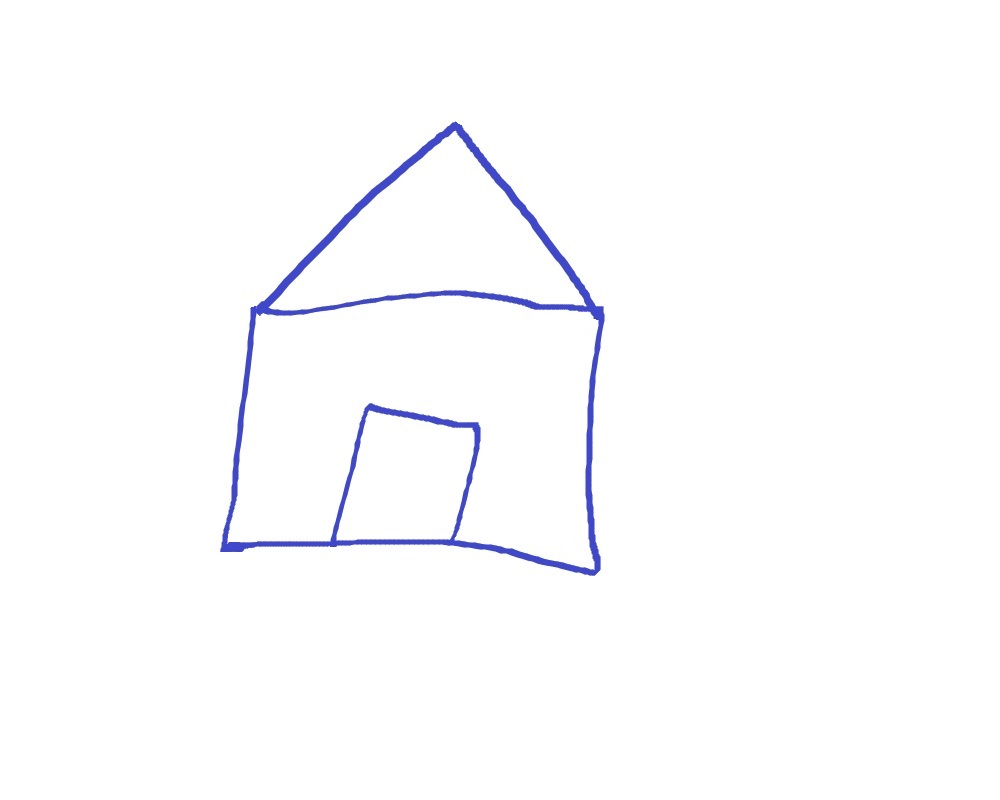
#> input picture images/house.jpg, 1000 x 800 px
$ jupyter execute Countour_approximation.ipynb   (older library calls are emulated)
#> lines starting #> are read from the running program, lines starting #| are printed output that depends on the picture; after the words box and inside, x2 and y2 are one past the last pixel; in counts of white or black regions, pixels touching at a corner belong together
# Approximation Contours

[cell 1]
import numpy as np
import cv2

[cell 2]
images =cv2.imread("images/house.jpg")
#> images is the input picture: shape (800, 1000, 3); mean B, G, R 253.8, 252.1, 251.9
cv2.imshow("Original Image", images)
cv2.waitKey()
cv2.destroyAllWindows()

Drawing the basic contours on the image

[cell 3]
# Importing the images and make copy of that
images =cv2.imread("images/house.jpg")
image_copy=images.copy()
image_copy1 =images.copy()

# Showing the Original Image
cv2.imshow("Original Image", image_copy)
cv2.waitKey()

# Gray scale conversion and ege detection
gray =cv2.cvtColor(images, cv2.COLOR_BGR2GRAY)
edge =cv2.Canny(gray, 20, 150)
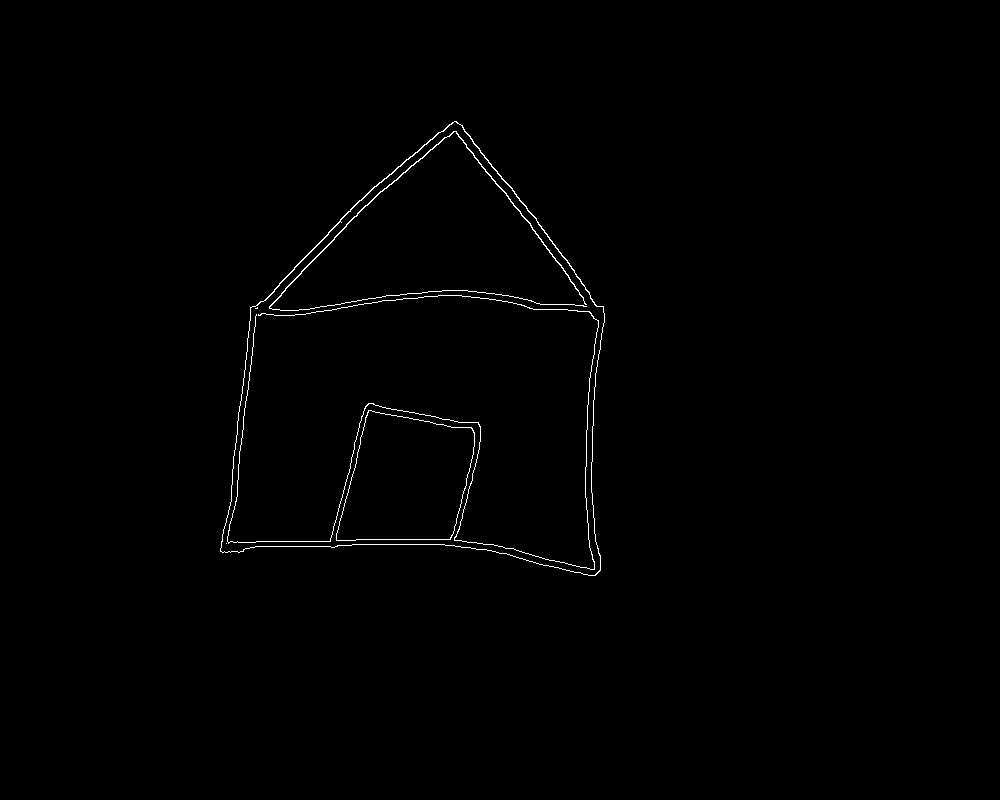
#> edge: shape (800, 1000); 0.57% white in thin lines or dots, all inside (x1, y1, x2, y2) = (220, 121, 605, 576)

#Contour conversion
image, contours, hierarchy =cv2.findContours(edge, cv2.RETR_LIST, cv2.CHAIN_APPROX_SIMPLE)
#> contours = 8 contours, 2 with area under 20; largest, box (x1, y1, x2, y2) and area: (220, 121, 605, 576) 121080, (220, 121, 605, 576) 120759, (336, 410, 475, 541) 13702, (336, 410, 475, 541) 13690, (269, 131, 587, 311) 299, (227, 295, 599, 570) 33
cv2.drawContours(image_copy1, contours, -1, (0,255,0), 3)
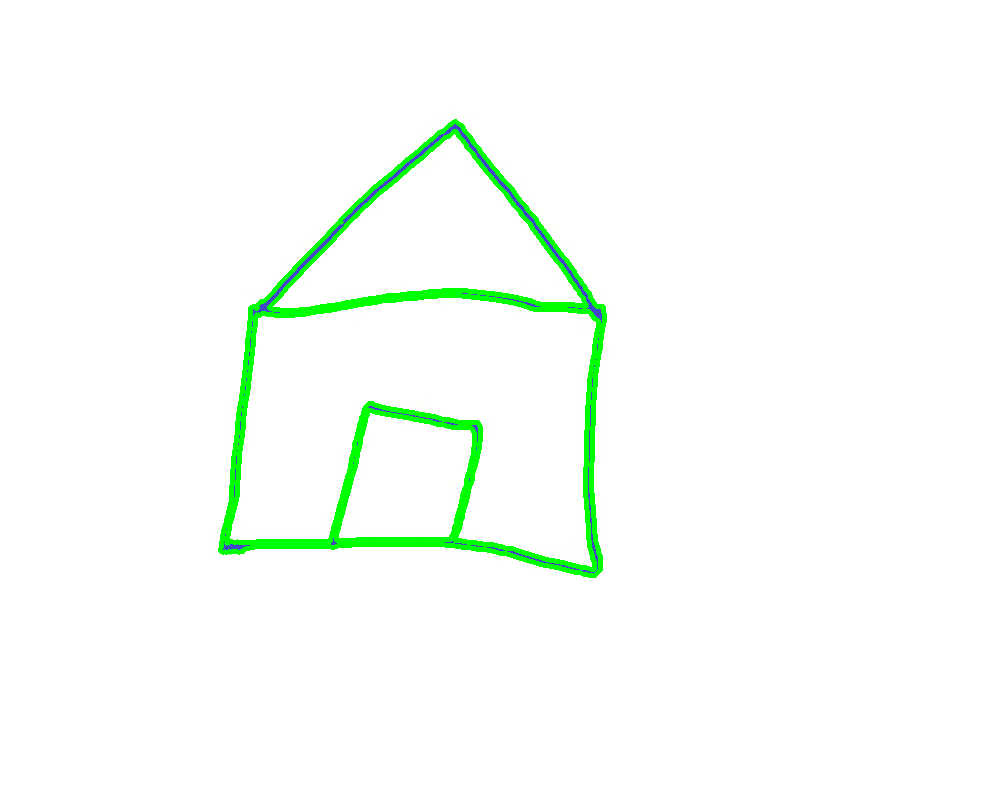
#> image_copy1: shape (800, 1000, 3); 2.48% of pixels changed, all inside (x1, y1, x2, y2) = (218, 119, 607, 578)
#cv2.imshow("Contour Function Display Image", image_copy1)
#cv2.waitKey()

# Counter recatngle drawing process
for c in contours:
    x, y, w, h=cv2.boundingRect(c)
    cv2.rectangle(images, (x,y), (x+w,y+h), (0,0,255), 2)
    cv2.imshow("Bounding Rectangle", images)
#> this loop made 8 passes
#> (x, y, w, h) on passes 1, 2, 3, 5, 6, 7, 8: (226, 543, 1, 1), (336, 410, 139, 131), (336, 410, 139, 131), (227, 295, 372, 275), (269, 131, 318, 180), (220, 121, 385, 455), (220, 121, 385, 455)
#> (c, x, y, w, h) on pass 4: ([[257, 307], [256, 308], [255, 308], [257, 308]], 255, 307, 3, 2)
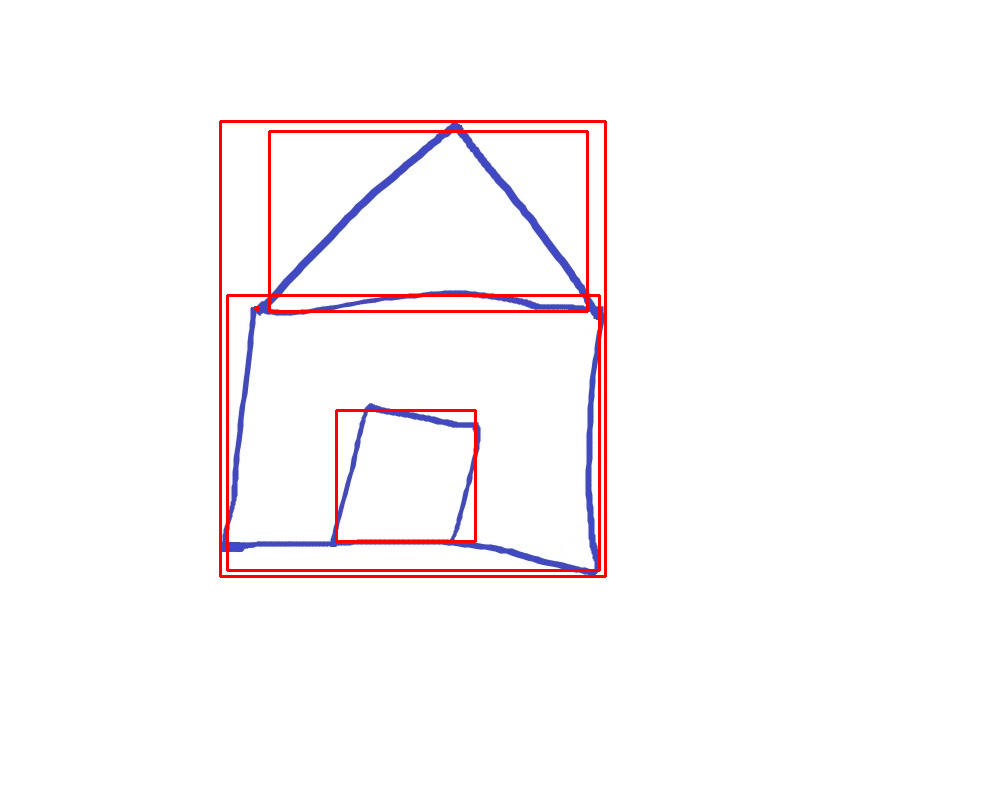
#> images: shape (800, 1000, 3); 1.69% of pixels changed, all inside (x1, y1, x2, y2) = (219, 120, 607, 578)

cv2.waitKey()

#Iterate through each counter and calculate approx counter for each
for c in contours:
    #Calculate accuracy as a percent of countour perametre
    accuracy =0.01*cv2.arcLength(c, True)
    approx =cv2.approxPolyDP(c, accuracy, True)
    cv2.drawContours(image_copy, [approx], 0, (0,255,0), 2)
    cv2.imshow("Approx Ploy DP", image_copy)
#> this loop made 8 passes
#> accuracy on passes 2, 3, 5, 6, 7, 8: 4.89, 4.91, 30.34, 16.48, 14.7, 14.7
#> (accuracy, approx) on passes 1, 4: (0, [[226, 543]]), (0.0541, [[257, 307], [256, 308], [255, 308], [257, 308]])
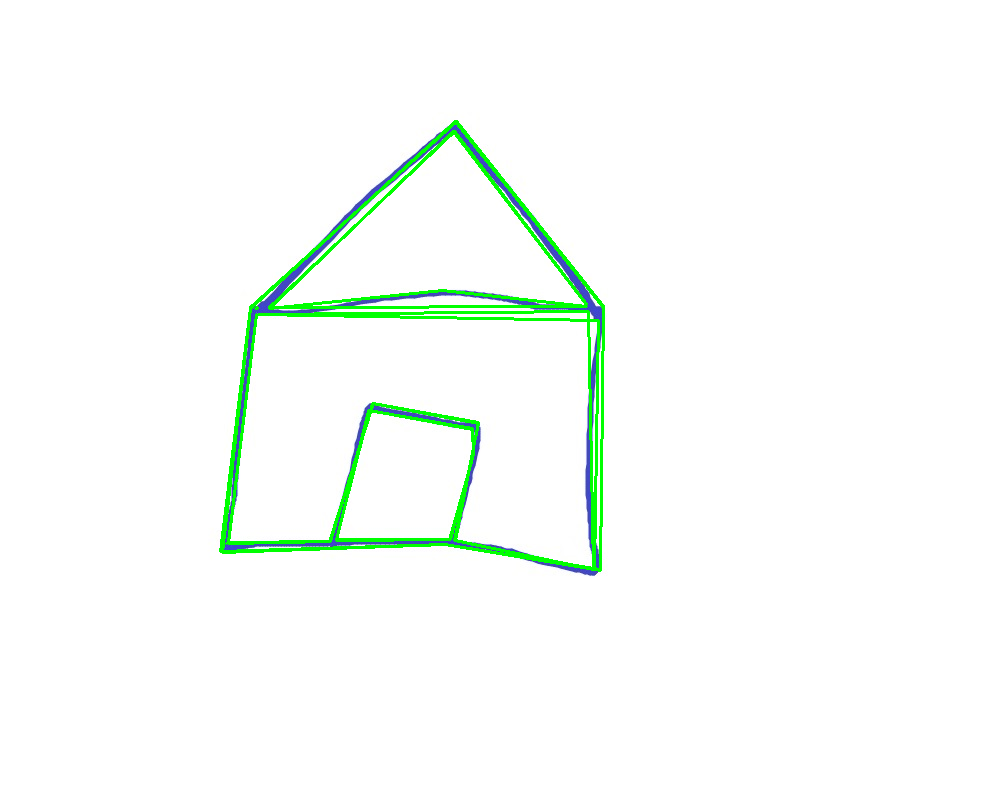
#> image_copy: shape (800, 1000, 3); 1.95% of pixels changed, all inside (x1, y1, x2, y2) = (219, 120, 605, 572)

#cv2.imshow("Contour Image", images)
cv2.waitKey()
cv2.destroyAllWindows()

Another Example to state this process

[cell 4]
# Importing the images and make copy of that
images =cv2.imread("images/hand.jpg")
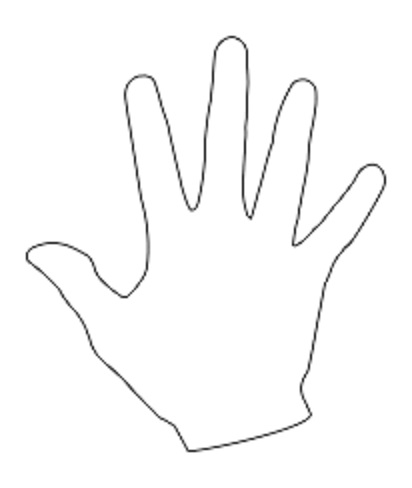
#> input picture images/hand.jpg, 412 x 488 px
#> images is the input picture: shape (488, 412, 3); min 28, max 255, mean 250.3
image_copy=images.copy()
image_copy1 =images.copy()

# Showing the Original Image
cv2.imshow("Original Image", image_copy)
cv2.waitKey()

# Gray scale conversion and ege detection
gray =cv2.cvtColor(images, cv2.COLOR_BGR2GRAY)
#> gray: shape (488, 412)
edge =cv2.Canny(gray, 20, 150)
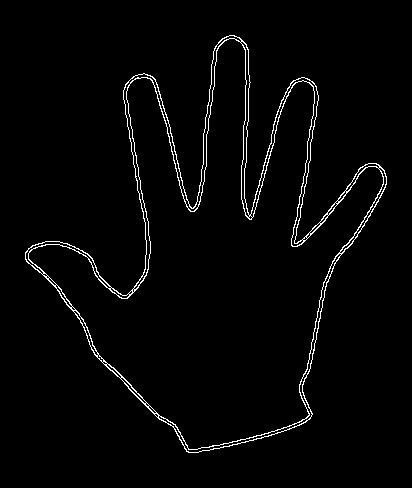
#> edge: shape (488, 412); 2.3% white in thin lines or dots, all inside (x1, y1, x2, y2) = (25, 35, 387, 453)

# Counter recatngle drawing process
for c in contours:
    x, y, w, h=cv2.boundingRect(c)
    cv2.rectangle(images, (x,y), (x+w,y+h), (0,0,255), 2)
    cv2.imshow("Bounding Rectangle", images)
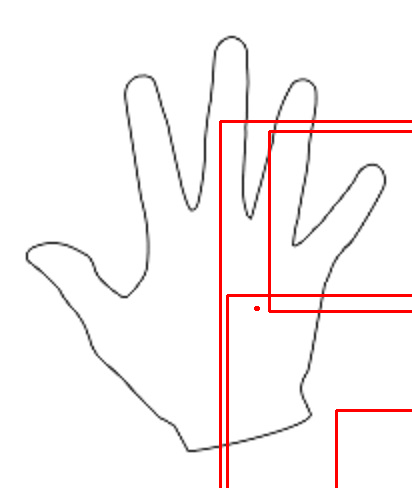
#> images: shape (488, 412, 3); 2.32% of pixels changed, all inside (x1, y1, x2, y2) = (219, 120, 412, 488)
cv2.waitKey()

#Iterate through each counter and calculate approx counter for each
for c in contours:
    #Calculate accuracy as a percent of countour perametre
    accuracy =0.0005*cv2.arcLength(c, True)
    approx =cv2.approxPolyDP(c, accuracy, True)
    cv2.drawContours(image_copy, [approx], 0, (0,255,0), 2)
    cv2.imshow("Approx Ploy DP", image_copy)
#> this loop made 8 passes
#> accuracy on passes 2, 3, 5, 6, 7, 8: 0.244, 0.245, 1.52, 0.824, 0.735, 0.735
#> (accuracy, approx) on passes 1, 4: (0, [[226, 543]]), (0.00271, [[257, 307], [256, 308], [255, 308], [257, 308]])
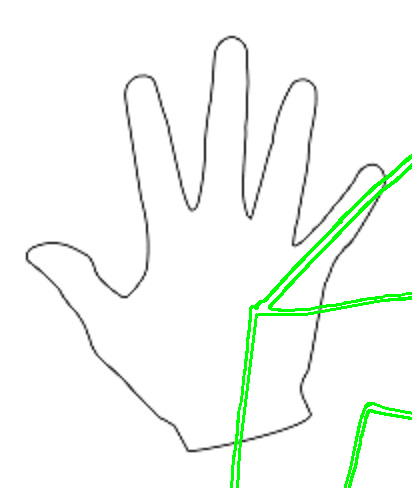
#> image_copy: shape (488, 412, 3); 2.22% of pixels changed, all inside (x1, y1, x2, y2) = (230, 154, 412, 488)

#cv2.imshow("Contour Image", images)
cv2.waitKey()

#Contour conversion
image, contours, hierarchy =cv2.findContours(edge, cv2.RETR_LIST, cv2.CHAIN_APPROX_SIMPLE)
#> contours = 33 contours, 12 with area under 20; largest, box (x1, y1, x2, y2) and area: (25, 35, 387, 453) 67964, (28, 38, 384, 450) 61717, (123, 35, 242, 290) 1652, (250, 77, 319, 247) 950, (158, 253, 342, 453) 918
cv2.drawContours(image_copy1, contours, -1, (0,255,0), 3)
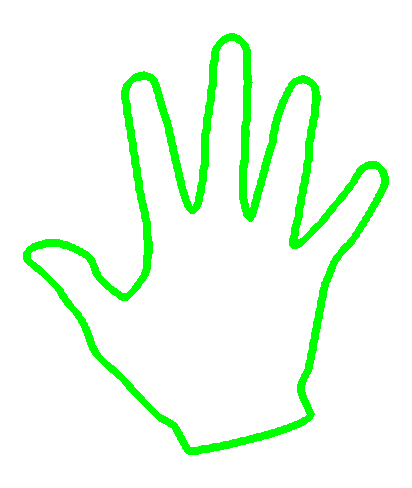
#> image_copy1: shape (488, 412, 3); 7.68% of pixels changed, all inside (x1, y1, x2, y2) = (23, 33, 389, 455)
cv2.imshow("Contour Function Display Image", image_copy1)
cv2.waitKey()

cv2.destroyAllWindows()

Overlapping of contour on other image

[cell 5]
images =cv2.imread("images/house.jpg")

cv2.imshow("Original", images)
cv2.waitKey()
cv2.drawContours(images, contours, -1, (0,255,0), 3)
cv2.imshow("Contor draw", images)
cv2.waitKey()
cv2.destroyAllWindows()

# Convex Hull

It draw a connecting lines with the outer most points in a image

[cell 6]
# Importing the images and make copy of that
images =cv2.imread("images/hand.jpg")
image_copy=images.copy()
image_copy1 =images.copy()

# Showing the Original Image
cv2.imshow("Original Image", image_copy)
cv2.waitKey()

# Gray scale conversion and ege detection
gray =cv2.cvtColor(images, cv2.COLOR_BGR2GRAY)


#threshold od image
ret, thresh =cv2.threshold(gray, 170, 255, 0)
#> thresh: shape (488, 412); 97.6% white; black in thin lines or dots, all inside (x1, y1, x2, y2) = (26, 36, 386, 452)
cv2.imshow("Threshold converted Image", thresh)
cv2.waitKey()

#Contour conversion
image, contours, hierarchy =cv2.findContours(thresh.copy(), cv2.RETR_LIST, cv2.CHAIN_APPROX_SIMPLE)
#> contours = 3 contours; box (x1, y1, x2, y2) and area: (0, 0, 412, 488) 200157, (25, 35, 387, 453) 68167, (28, 38, 384, 450) 61524

#we will reduce the countour by one because it will make the overloading reduction
#Sorting of the Countours
n =len(contours)-1
#> n = 2
contours =sorted(contours, key=cv2.contourArea, reverse=False)[:n]
#> contours = 2 contours; box (x1, y1, x2, y2) and area: (25, 35, 387, 453) 68167, (28, 38, 384, 450) 61524

# Counter recatngle drawing process
for c in contours:
    hull =cv2.convexHull(c)
    cv2.drawContours(images, [hull], 0, (0,255,0), 2)
    cv2.imshow("Convex Hull", images)
#> this loop made 2 passes
#> pass 2, `cv2.imshow("Convex Hull", images)`:
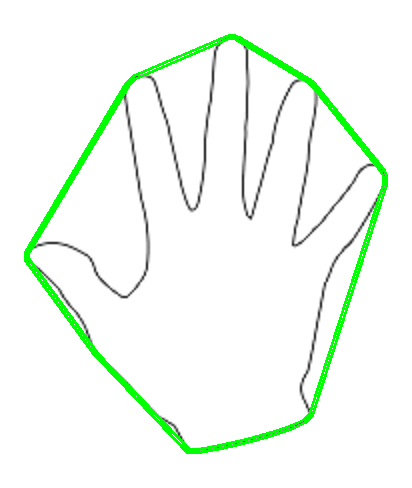
#> window 'Convex Hull': shape (488, 412, 3); mean B, G, R 242.2, 251.1, 242.2
cv2.waitKey()

cv2.destroyAllWindows()
